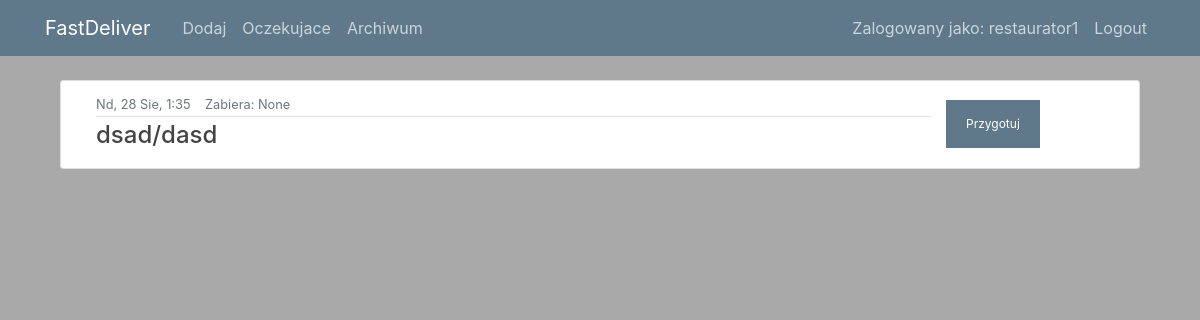
/ (signed in), run on an earlier commit of the app's database.
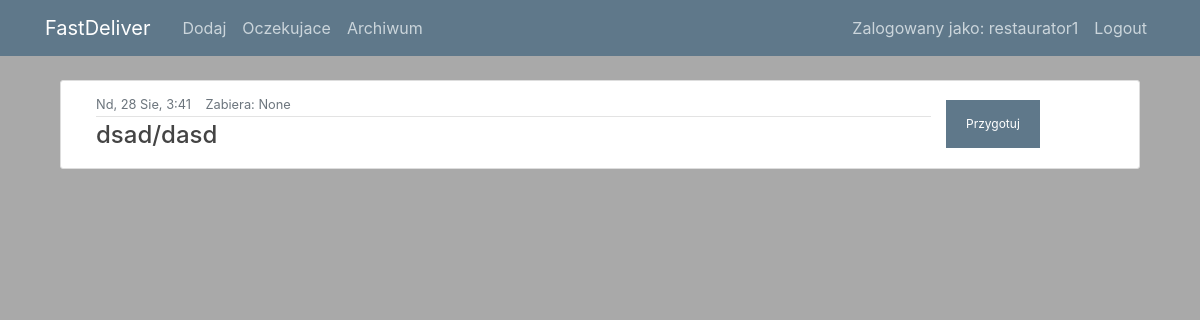
And on a later commit of the database.
### posts/models.py (models this page shows, shortened)
class Post(models.Model):
    id = models.AutoField(primary_key=True)
    date = models.DateTimeField(default=timezone.now)
    no_of_likes = models.CharField(max_length=50, null = True, blank=True)
    adres = models.CharField(max_length=50, null = False)
    nr_domu = models.CharField(max_length=4, null = False, blank=True)
    choose_payment = (
        ('karta','Karta'),
        ('gotowka','Gotowka'),
        ('zaplacone','Zaplacone')
    )
    płatność = models.CharField(max_length=10, choices=choose_payment, default='zaplacone')
    kwota = models.CharField(max_length=5, null = False)
    telefon = models.CharField(max_length=13, null = False)
    komentarz = models.CharField(max_length=200, null=True, blank=True)
    choose_platform = (
        ('uber','Uber'),
        ('rest','Rest'),
        ('glovo','Glovo'),
        ('tel','Tel')
    )
    platforma = models.CharField(max_length=5, choices=choose_platform, default='glovo')
    oczekujace = models.BooleanField(default=True)
    trasa = models.BooleanField(default=False)
    zakonczone = models.BooleanField(default=False)
    class Meta:
        ordering = ['date']

### posts/views.py (the view)
# urls.py: path('', PostListView_oczekujace.as_view(), name='posts-home'),
class PostListView_oczekujace(LoginRequiredMixin, ListView):
    model = Post
    template_name = 'posts/oczekujace.html'  # <posts>/<model>_<viewtype>.html
    login_url = '/login/'
    context_object_name = 'posts'

### posts/templates/posts/oczekujace.html (shortened to what this page needs)
{% extends "posts/base.html" %}
{% load static %}
{% block content %}
    {% for post in posts %}
    {% if post.oczekujace %}
        <article class="media content-section">
          <div class="col-sm-10">
            <div class="article-metadata">
              <small class="text-muted">{{ post.date|date:"D, d M, G:i" }}</small>
              <small class="text-muted" id="zabiera">Zabiera: {{ post.no_of_likes }}</small>
            </div>
            {% if user.is_driver %}
            <h4><a class="article-title" href='https://www.google.com/maps/place/{{ post.adres }},+Olsztyn'>{{ post.adres }}/{{post.nr_domu}}</a> </h4>
            {% else %}
            <h4><a class="article-title" href="{% url 'post-detail' post.id %}">{{ post.adres }}/{{post.nr_domu}}</a> </h4>
              {% endif %}
          </div>
            <div class="przycisk">
                {% if user.is_driver %}
                <button class="button" onclick=javascript:location.href="/like-post?post_id={{post.id}}">Zabierz<br></button>
                {% else %}
                <button class="button" onclick=javascript:location.href="/change-status?post_id={{post.id}}">Przygotuj<br></button>
                {% endif %}
            </div>
        </article>
    {% endif %}
    {% endfor %}
{% endblock content %}

What changed in the data, as far as the page shows it:
no longer on this page (row edited): Post: date "Nd, 28 Sie, 1:35", no_of_likes "None", adres "dsad", nr_domu "dasd"
added Post: date "Nd, 28 Sie, 3:41", no_of_likes "None", adres "dsad", nr_domu "dasd"
